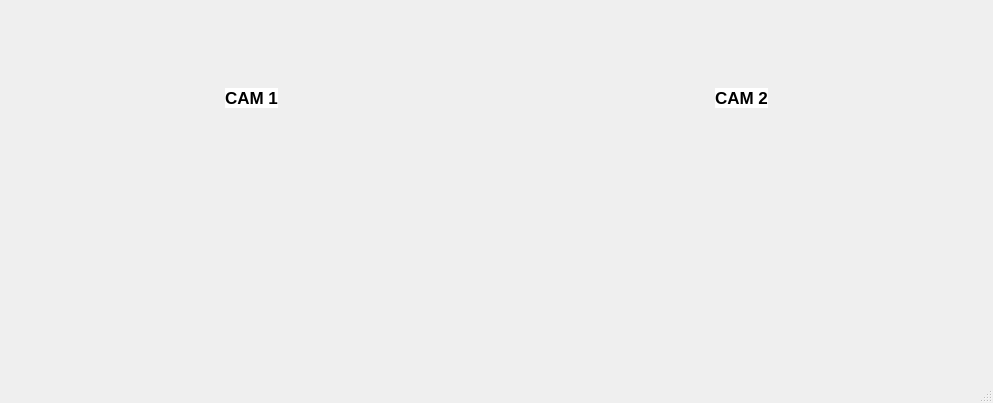
<?xml version="1.0" encoding="UTF-8"?>
<ui version="4.0">
 <class>MainWindow</class>
 <widget class="QMainWindow" name="MainWindow">
  <property name="geometry">
   <rect>
    <x>0</x>
    <y>0</y>
    <width>993</width>
    <height>403</height>
   </rect>
  </property>
  <property name="windowTitle">
   <string>MainWindow</string>
  </property>
  <widget class="QWidget" name="centralwidget">
   <layout class="QGridLayout" name="gridLayout">
    <item row="0" column="0">
     <layout class="QVBoxLayout" name="verticalLayout">
      <item>
       <layout class="QHBoxLayout" name="horizontalLayout_2">
        <item>
         <spacer name="horizontalSpacer">
          <property name="orientation">
           <enum>Qt::Horizontal</enum>
          </property>
          <property name="sizeHint" stdset="0">
           <size>
            <width>40</width>
            <height>20</height>
           </size>
          </property>
         </spacer>
        </item>
        <item alignment="Qt::AlignHCenter|Qt::AlignVCenter">
         <widget class="QLabel" name="label">
          <property name="font">
           <font>
            <pointsize>13</pointsize>
            <weight>75</weight>
            <bold>true</bold>
           </font>
          </property>
          <property name="styleSheet">
           <string notr="true">background-color: rgb(255, 255, 255);</string>
          </property>
          <property name="text">
           <string>CAM 1</string>
          </property>
         </widget>
        </item>
        <item>
         <spacer name="horizontalSpacer_4">
          <property name="orientation">
           <enum>Qt::Horizontal</enum>
          </property>
          <property name="sizeHint" stdset="0">
           <size>
            <width>40</width>
            <height>20</height>
           </size>
          </property>
         </spacer>
        </item>
        <item>
         <spacer name="horizontalSpacer_2">
          <property name="orientation">
           <enum>Qt::Horizontal</enum>
          </property>
          <property name="sizeHint" stdset="0">
           <size>
            <width>40</width>
            <height>20</height>
           </size>
          </property>
         </spacer>
        </item>
        <item alignment="Qt::AlignHCenter|Qt::AlignVCenter">
         <widget class="QLabel" name="label_2">
          <property name="font">
           <font>
            <pointsize>13</pointsize>
            <weight>75</weight>
            <bold>true</bold>
           </font>
          </property>
          <property name="styleSheet">
           <string notr="true">background-color: rgb(255, 255, 255);</string>
          </property>
          <property name="text">
           <string>CAM 2</string>
          </property>
         </widget>
        </item>
        <item>
         <spacer name="horizontalSpacer_3">
          <property name="orientation">
           <enum>Qt::Horizontal</enum>
          </property>
          <property name="sizeHint" stdset="0">
           <size>
            <width>40</width>
            <height>20</height>
           </size>
          </property>
         </spacer>
        </item>
       </layout>
      </item>
      <item>
       <layout class="QHBoxLayout" name="horizontalLayout">
        <item>
         <widget class="QLabel" name="CAM1">
          <property name="text">
           <string/>
          </property>
          <property name="pixmap">
           <pixmap>../../../../Downloads/fire-safety.jpg</pixmap>
          </property>
         </widget>
        </item>
        <item>
         <widget class="QLabel" name="CAM2">
          <property name="text">
           <string/>
          </property>
          <property name="pixmap">
           <pixmap>../../../../Downloads/fire-safety.jpg</pixmap>
          </property>
         </widget>
        </item>
       </layout>
      </item>
     </layout>
    </item>
   </layout>
  </widget>
  <widget class="QMenuBar" name="menubar">
   <property name="geometry">
    <rect>
     <x>0</x>
     <y>0</y>
     <width>993</width>
     <height>26</height>
    </rect>
   </property>
  </widget>
  <widget class="QStatusBar" name="statusbar"/>
 </widget>
 <resources/>
 <connections/>
</ui>
